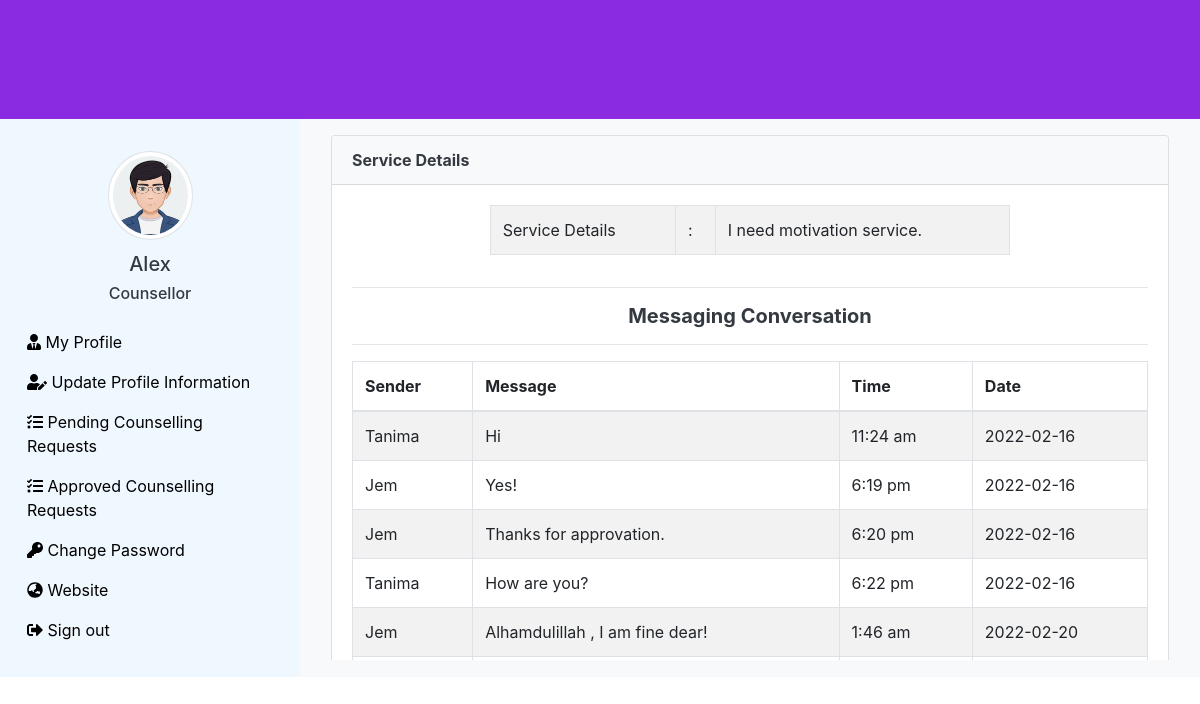
Screenshot of /service-messenger.php?s=MOT-SER620a5962f37c9 (signed in) with the database file from the repository.
### tables this page shows
CREATE TABLE `services` (
  `service_id` bigint(20) NOT NULL,
  `service_details` text NOT NULL,
  `service_request_sending_date` varchar(50) NOT NULL,
  `servicer_id` bigint(20) NOT NULL,
  `user_id` bigint(20) NOT NULL,
  `service_slug` varchar(255) NOT NULL,
  `service_request_pending_status` int(1) NOT NULL DEFAULT 1
);

CREATE TABLE `service_messenger` (
  `service_messenger_id` bigint(20) NOT NULL,
  `sender_id` bigint(20) NOT NULL,
  `messages` text NOT NULL,
  `service_id` bigint(20) NOT NULL,
  `message_time` varchar(50) NOT NULL,
  `message_date` varchar(50) NOT NULL
);

CREATE TABLE `user` (
  `id` bigint(20) NOT NULL,
  `name` varchar(50) NOT NULL,
  `email` varchar(100) NOT NULL,
  `mobile` varchar(21) NOT NULL,
  `address` text NOT NULL,
  `nid` varchar(50) NOT NULL,
  `password` varchar(32) NOT NULL,
  `photo` varchar(100) DEFAULT NULL,
  `joining_date` varchar(50) DEFAULT NULL,
  `role_id` int(11) NOT NULL,
  `slug` varchar(255) NOT NULL
);

### service-messenger.php (the view, shortened to what this page needs)
<?php
  require_once('functions/function.php');
  $slug=$_GET['s'];
  $select="SELECT * FROM services where service_slug='$slug'";
  $Query=mysqli_query($con,$select);
  $data=mysqli_fetch_assoc($Query);
  $service_id=$data['service_id'];
  $select_msg="SELECT * FROM service_messenger INNER JOIN user ON service_messenger.sender_id=user.id WHERE service_id='$service_id' ORDER BY service_messenger_id ASC";
  $messages=mysqli_query($con,$select_msg);
  ?>
    <section class="content">
      <div class="container-fluid">
        <div class="row">
        <div class="col-md-12">
        <div class="card">
          <div class="card-header bg-light">
          <div class="row">
              <div class="col-md-10 card_header_text">
                <b>Service Details</b>
              </div>
              <div class="col-md-2 card_header_for_one_button">
            </div>
            </div>
          </div>
          <div class="card-body">
            <div class="row">
            <div class="col-md-2"></div>
            <div class="col-md-8">
              <table class="table table-striped table-bordered view_table">
                <tr>
                  <td>Service Details</td>
                  <td>:</td>
                  <td>
                    <?=$data['service_details']?>
                  </td>
                </tr>
              </table>
            </div>
            <div class="col-md-2"></div>
            </div>
            <div class="row">
              <div class="col-md-12">
              <hr>
              <h5 class="text-center text-dark"><b>Messaging Conversation</b></h5>
              <hr>
                <div class="table-responsive">
                  <table class="table table-striped table-bordered">
                    <thead>
                      <tr>
                          <th>Sender</th>
                          <th>Message</th>
                          <th>Time</th>
                          <th>Date</th>
                      </tr>
                    </thead>
                    <tbody>
                    <?php
                        foreach($messages as $message){
                          if($message['sender_id']==$_SESSION['id']){
                    ?>
                      <tr class="bg-info text-white">
                          <?php
                            }
                            else{
                              ?>
                              <tr>
                                <?php
                            }
                          if($message['sender_id']==$_SESSION['id']){
                          ?>
                          <td>Me</td>
                          <?php
                          }else{
                          ?>
                          <td><?= $message['name']; ?></td>
                          <?php
                          }
                          ?>
                          <td><?= $message['messages']; ?></td>
                          <td><?= $message['message_time']; ?></td>
                          <td><?= $message['message_date']; ?></td>
                      </tr>
                    <?php
                        }
                    ?>
                    </tbody>
                  </table>
                </div>
              </div>
            </div>
          </div>
        </div>
      </div>
      </div>

### assets/css/style.css (style rules this page uses)
* { margin: 0; padding: 0; outline: 0; }

### rows the page displays
services: service_details "I need motivation service."
service_messenger: user.name "Tanima", messages "Hi", message_time "11:24 am", message_date "2022-02-16"
service_messenger: user.name "Jem", messages "Yes!", message_time "6:19 pm", message_date "2022-02-16"
service_messenger: user.name "Jem", messages "Thanks for approvation.", message_time "6:20 pm", message_date "2022-02-16"
service_messenger: user.name "Tanima", messages "How are you?", message_time "6:22 pm", message_date "2022-02-16"
service_messenger: user.name "Jem", messages "Alhamdulillah , I am fine dear!", message_time "1:46 am", message_date "2022-02-20"

### other values shown
$_SESSION['name'] "Alex"
